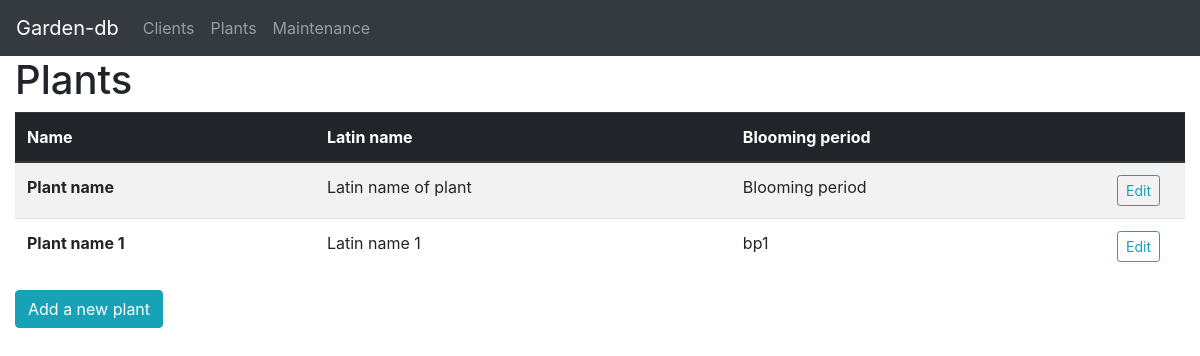
/plants, run on an earlier commit of the app's database.
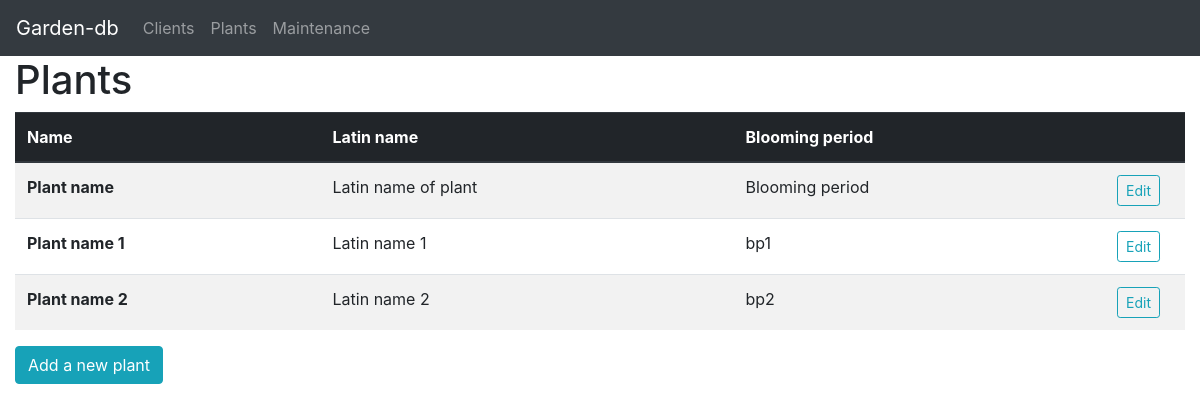
And on a later commit of the database.
### tables this page shows
CREATE TABLE plants (pid INTEGER PRIMARY KEY, name TEXT, latin_name TEXT UNIQUE, blooming_period TEXT);

### app.py (the view, shortened to what this page needs)
@app.route("/plants", methods=["GET", "POST"])
def plants():
    return render_template("plants.html", data=dbc.load_sql_plant_data())

### dbc/__init__.py (called while the page is built)
def select_plants(pid=None):
    with DBConnection() as c:
        if pid is not None:
            c.execute("SELECT * FROM plants WHERE pid=?", (pid,))
        else:
            c.execute("SELECT * FROM plants")
        return c.cur.fetchall()

def load_sql_plant_data(pid=None):
    return [Plant(row[1], row[2], row[3], row[0]) for row in select_plants(pid)]

    def __exit__(self, *args):
        self.con.commit()
        self.con.close()
        self.con = None
        self.cur = None

    def execute(self, *args):
        self.cur.execute(*args)

### templates/plants.html (shortened to what this page needs)
{% extends "page.html" %}
{% set title = "Plants" %}
{% set pagetype = "plant" %}
{% block thead %}
<th scope="col">Name</th>
<th scope="col">Latin name</th>
<th scope="col">Blooming period</th>
<th scope="col" style="width: 80px"></th>
{% endblock %}
{% block tbody %}
{% for plant in data %}
<tr>
    <th scope="row">{{ plant.name }}</th>
    <td>{{ plant.latin_name }}</td>
    <td>{{ plant.blooming_period }}</td>
    <td><button type="button" class="btn btn-outline-info btn-sm" data-toggle="modal"
                id="edit-plant-{{ plant.id }}" data-target="#popup-div-edit-{{ plant.id }}">Edit</button></td>
</tr>
{% endfor %}
{% endblock %}

### templates/page.html (shortened to what this page needs)
{% extends "base.html" %}
{% if pagetype is not defined %}{% set pagetype = "(page type error)" %}{% endif %}
{% block body %}
<nav class="navbar navbar-expand-md navbar-dark bg-dark">
    <span class="navbar-brand">Garden-db</span>
    <div class="collapse navbar-collapse">
        <div class="navbar-nav">
            <a class="nav-item nav-link" href="{{ url_for('clients') }}">Clients</a>
            <a class="nav-item nav-link" href="{{ url_for('plants') }}">Plants</a>
            <a class="nav-item nav-link" href="{{ url_for('jobs') }}">Maintenance</a>
        </div>
    </div>
</nav>
<div class="container-fluid">
    <header class="row">
        <div class="col">
            <h1>{% if title %}{{ title }}{% else %}Untitled page{% endif %}</h1>
        </div>
    </header>
    <table class="table table-striped">
        <thead class="thead-dark">
            {% block thead %}
            {% endblock %}
        </thead>
        <tbody>
            {% block tbody %}
            {% endblock %}
        </tbody>
    </table>
    <button type="button" id="popup-btn" class="btn btn-info" data-toggle="modal" data-target="#popup-div-add">
        Add a new {{ pagetype }}
    </button>
</div>
{% endblock %}

### templates/base.html (shortened to what this page needs)
<!doctype html>
<html lang="en">
<head>
    <link rel="stylesheet" href="https://stackpath.bootstrapcdn.com/bootstrap/4.1.3/css/bootstrap.min.css">
</head>
<body>
    {% block body %}{% endblock %}
    <script src="https://stackpath.bootstrapcdn.com/bootstrap/4.1.3/js/bootstrap.min.js"></script></body>
</html>

What changed in the data, as far as the page shows it:
added plants: name "Plant name 2", latin_name "Latin name 2", blooming_period "bp2"
